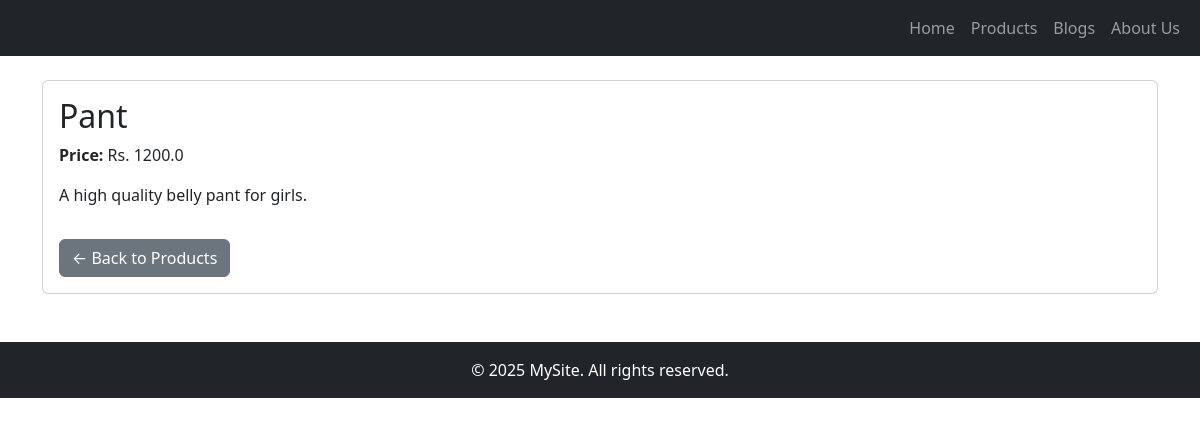
Page /products/1/ on the earlier database version.
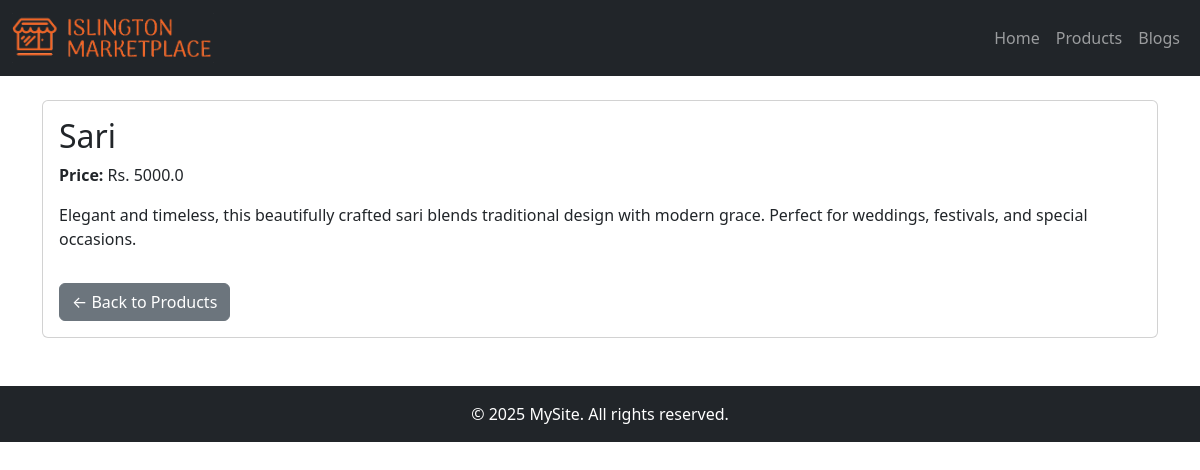
Same page on the later database version.
### pages/models.py (models this page shows, shortened)
class Page(models.Model):
    title = models.CharField(max_length=100)
    slug = models.SlugField(unique=True)
    content = models. TextField()
    created_at = models. DateTimeField(auto_now_add=True)

### products/models.py (models this page shows, shortened)
class Product(models.Model):
    name = models.CharField(max_length=100)
    price = models.FloatField()
    slug = models.SlugField(blank=True, null=True)
    description = models.TextField()
    stock = models.IntegerField(default=1)
    status = models.BooleanField(default=0)
    category = models.ForeignKey(Category, on_delete=models.CASCADE)
    created_at = models.DateTimeField(default=timezone.now)
    product_image = models.ImageField(upload_to='photos/products', blank=True)

### sitesetting/models.py (models this page shows, shortened)
class SiteSetting(models.Model):
    site_title = models.CharField(max_length=200, default="MarketPlace")
    meta_description = models.TextField(blank=True, null=True)
    meta_keywords = models.CharField(max_length=255, blank=True, null=True)
    logo = models.ImageField(upload_to="photos/logos/", blank=True, null=True)
    favicon = models.ImageField(upload_to="photos/favicons/", blank=True, null=True)
    class Meta:
        verbose_name = "Site Setting"
        verbose_name_plural = "Site Setting"

### products/views.py (the view)
# urls.py: path('<int:id>/', views.product_detail, name='product_detail')
def product_detail(request, id):
   product = get_object_or_404(Product, id=id)
   return render(request, 'products/details1.html', {'product': product})

### pages/context_processors.py (called while the page is built)
def pages_links(request):
    pages = Page.objects.all()
    return {'pages': pages}

### sitesetting/context_processors.py (called while the page is built)
def site_settings(request):
    setting = SiteSetting.objects.first()
    return {'site_setting': setting}

### templates copy/products/details1.html
{% extends 'master/base1.html' %}
{% block content %}
<div class="card">
  <div class="card-body">
    <h2>{{ product.name }}</h2>
    <p><strong>Price:</strong> Rs. {{ product.price }}</p>
    <p>{{ product.description }}</p>
    <a href="{% url 'products' %}" class="btn btn-secondary mt-3">← Back to Products</a>
  </div>
</div>
{% endblock %}

### templates copy/includes/header1.html (shortened to what this page needs)
{% load static %}
<nav class="navbar navbar-expand-lg navbar-dark bg-dark">
  <div class="container-fluid">
    <a class="navbar-brand" href="{% url 'home' %}">
      {% if site_setting.logo %}
        <img src="{{ site_setting.logo.url }}" alt="logo"
        style="max-height: 50px; width: auto;" class="d-inline-block align-middle">
      {% endif %}
    </a>
    <div class="collapse navbar-collapse" id="navbarNav">
      <ul class="navbar-nav ms-auto">
        <li class="nav-item">
          <a class="nav-link" href="{% url 'home' %}">Home</a>
        </li>
        <li class="nav-item">
          <a class="nav-link" href="{% url 'products' %}">Products</a>
        </li>
        <li class="nav-item">
          <a class="nav-link" href="{% url 'blog_list' %}">Blogs</a>
        </li>
        {% for page in pages %}
        <li class="nav-item">
          <a class="nav-link" href="{% url 'page_detail' page.slug %}">{{ page.title }}</a>
        </li>
        {% endfor %}
      </ul>
    </div>
  </div>
</nav>

Differences in the rows shown:
removed Page: title "About Us"
added SiteSetting: logo (picture)
changed Product: name "Pant" → "Sari"; price "1200.0" → "5000.0"; description "A high quality belly pant for girls." → "Elegant and timeless, this beautifully crafted sari blends traditional design with modern grace. Perfect for weddings, festivals, and special occasions."
